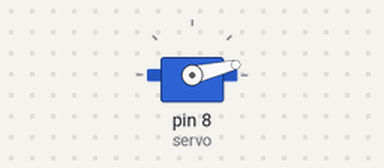
Bench run of a sketch on a simulated Arduino Uno, built with avr-gcc and run on an emulated ATmega328P. On the bench: servo.

Above: at 0.05 s.
At 1.3 s:
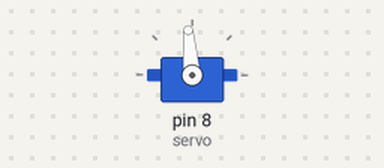
At 2.6 s:
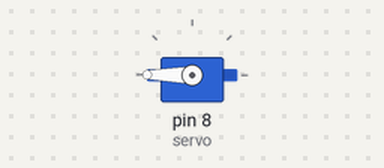
At 5.2 s:
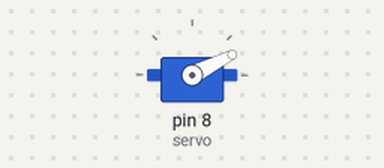
Timing chart, 0 to 7.1 s (numbered marks = the images above):
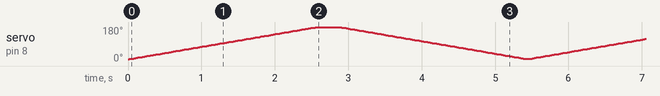

The sketch:

project5_Tower_Pro_DC_Motor.ino
```cpp
#include <Servo.h>
Servo servo;
int angle = 10;
void setup() {
  servo.attach(8);
  servo.write(angle);
}
void loop()
{
 // scan from 0 to 50 degrees
  for(angle = 10; angle < 190; angle++)
  {
    servo.write(angle);
    delay(15);
  }
  // now scan back from 180 to 0 degrees
  for(angle = 190; angle > 10; angle--)
  {
    servo.write(angle);
    delay(15);
  }
}
```
